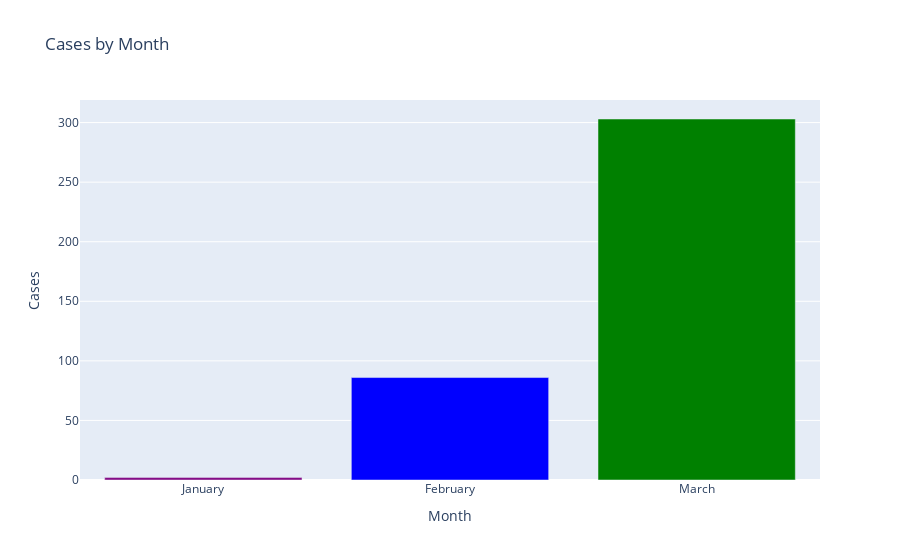

Here is the notebook cell this chart was saved with:
### Code cell
#Testing chart

df =  india_covid_df[india_covid_df['State']==str('Kerala')]
df = df[['Month', 'Indian']]

# Group the data by Month
line_data = df.groupby('Month').sum().reset_index()
line_data = line_data.set_index('Month')
new_order = ['January', 'February', 'March']

line_data = line_data.reindex(new_order, fill_value='scalar')
line_data = line_data.reset_index()

fig = go.Figure([go.Bar(x=line_data['Month'], y=line_data['Indian'], marker_color=['purple','blue','green'])])
fig.update_layout(title='Cases by Month', xaxis_title='Month', yaxis_title='Cases')
fig

### Figure 1 — Plotly figure (JSON) as saved in the notebook; plotly's stock layout.template omitted (floating-point values rounded to 4 significant figures)
{"data": [{"marker": {"color": ["purple", "blue", "green"]}, "type": "bar", "x": ["January", "February", "March"], "y": [2, 86, 303]}], "layout": {"title": {"text": "Cases by Month"}, "xaxis": {"title": {"text": "Month"}}, "yaxis": {"title": {"text": "Cases"}}}}
